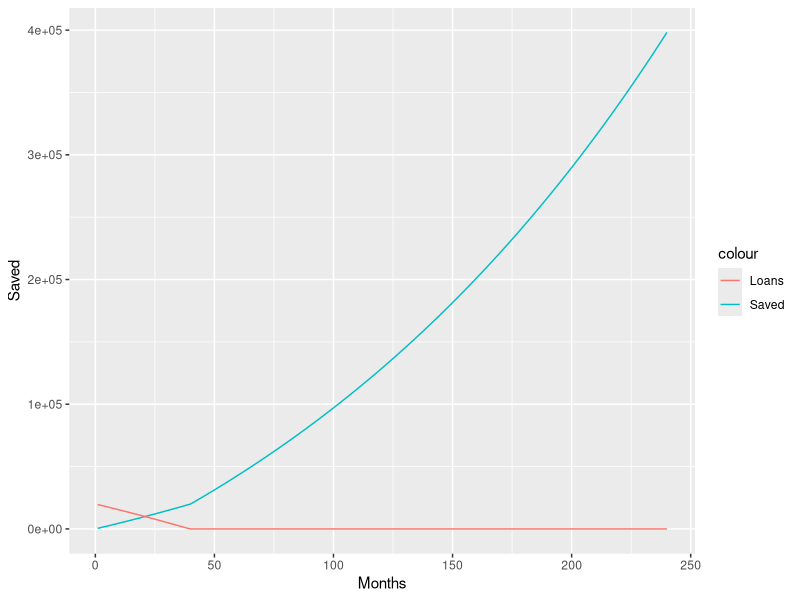

The R source for this figure:
rm(list = ls())
library(ggplot2)
###This calculates the amount over time of a compounding interest investment or loan. The contribution takes place at the beginning of the month.The payments made towards the loan vs the contributions to retirement are out of $1000/month. (e.g. if you make a loan payment of 750, the retirement contribution is 250)

#A = amount after n years
#P = principal
#c = contribution
#r = annual int rate
#n = number of times interest is compounded per year
#t = number of months


###initializations
t = 12*20
Months <- c(1:t)
Saved <- matrix(ncol=1,nrow=t)
Loans <- matrix(ncol=1,nrow=t)
payment = 550
c = 1000-payment
x = 0

###loans loop over time
for(i in 1:t){
  
  P = 20000 #loan
  r = .0545 #loan interest rate
  n = 12
  
  #amount after i months
  A <- P*((1+(r/n))**(i)) - payment*(((1 + r/n)**(i)-1)/(r/n))*(1+r/n)
  
  #amount after i - 1 months
  Ab<- P*((1+(r/n))**(i-1)) - payment*(((1 + r/n)**(i-1)-1)/(r/n))*(1+r/n)
  
  if (A <= 0){
    Loans[i,] <- 0
  }
  else{
    Loans[i,] <- A 
  }  
  #once loans hit zero add loan payment to investments
  if (A<0 && Ab>0){
    offset<-i
  }
###savings loop over time
  
  PP = 0
  rr = .06
  
  if (A < 0){
    #once loans hit zero add loan payment to investments
    AA <- PP*((1+(rr/n))**(i)) + (c)*(((1 + rr/n)**(i)-1)/(rr/n))*(1+rr/n) + (payment)*(((1 + rr/n)**(i-offset)-1)/(rr/n))*(1+rr/n)
    Saved[i,] <- AA
  }
  else{
    AA <- PP*((1+(rr/n))**(i)) + c*(((1 + rr/n)**(i)-1)/(rr/n))*(1+rr/n)
    Saved[i,] <- AA 
    
    x = x + payment #this adds up total spent on loan
  } 

}

###create dataframes
data1 <- data.frame(Months,Saved,Loans)

#data1$col3 <- data$col1 + data$col2

###plot and view table
#plot(data,pch=20)
#ggplot(data1,aes(Months)) + geom_line(aes(y = Loans)) + coord_cartesian(ylim = (0:50000),xlim = (0:10) )
#ggplot(data1,aes(Months)) + geom_line(aes(y = Saved))
ggplot(data1,aes(Months)) + geom_line(aes(y = Saved,color = 'Saved')) + geom_line(aes(y = Loans,color='Loans'))
x
Saved[t]-x
